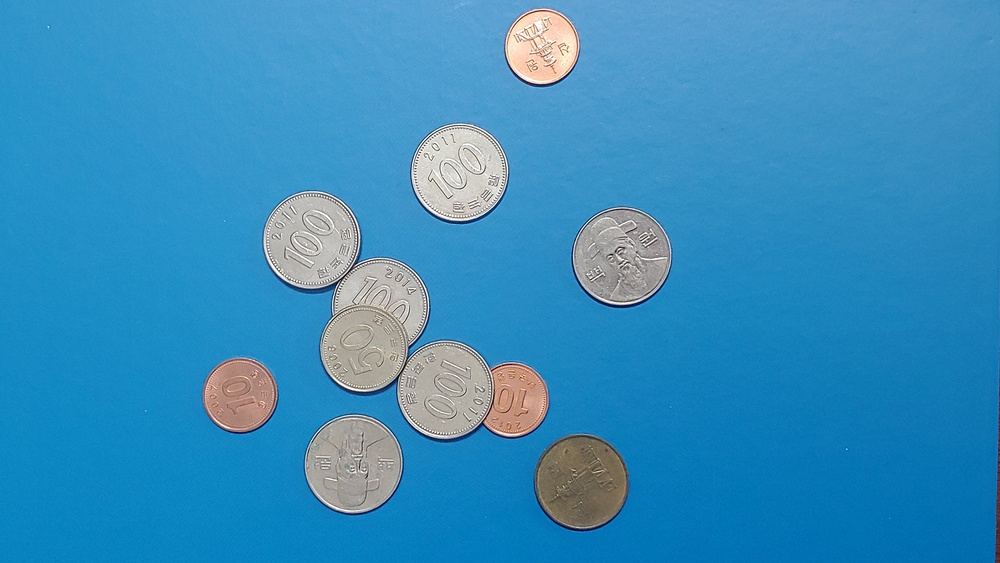
%> input picture CV01/images/coin.jpg, 1000 x 563 px, shrunk from 4656 x 2620 before the run
$ octave Problem2.m   (GNU Octave 9; MATLAB toolbox functions it lacks are replaced by stand-ins)
%> lines starting %> are read from the running program, lines starting %| are printed output that depends on the picture; in (x1, y1, x2, y2) boxes, pixels count from 0 and x2, y2 are one past the last pixel; in counts of white or black regions, pixels touching at a corner belong together; the program's own positions count from 1
% Identify several different types of small, readily available objects, and
% gather several instances of each.

clc;
clear all;
close all;

addpath("images");

image = imread("coin.jpg");
%> image is the input picture: size 563x1000x3 uint8; mean R, G, B 54.2, 141.4, 189
I = rgb2gray(image);
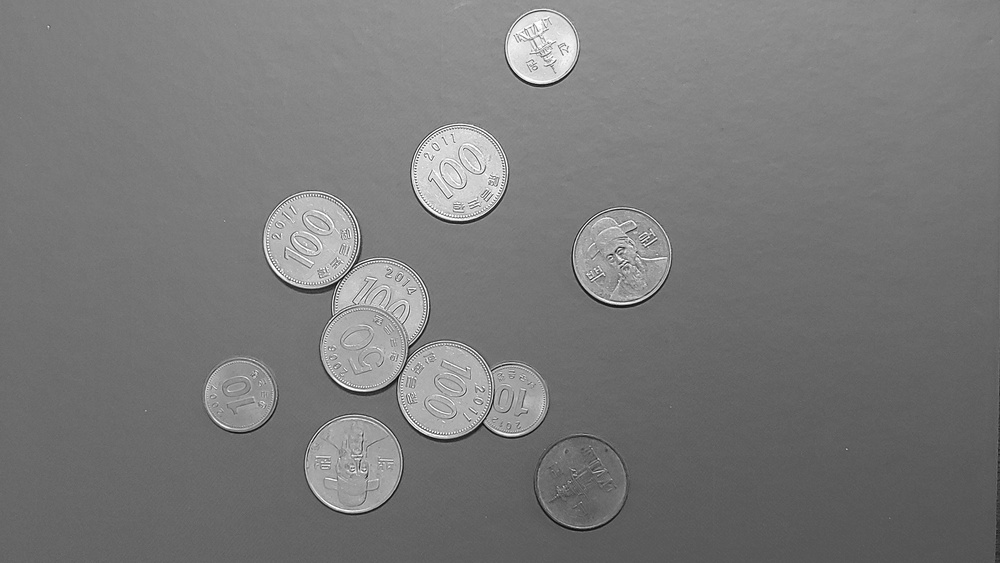
%> I: size 563x1000 uint8; min 1, max 255, mean 120.8

%% <Threshold and remove noise>
level = graythresh(I);
%> level = 0.588
BW = imbinarize(I, level);   % Threshold
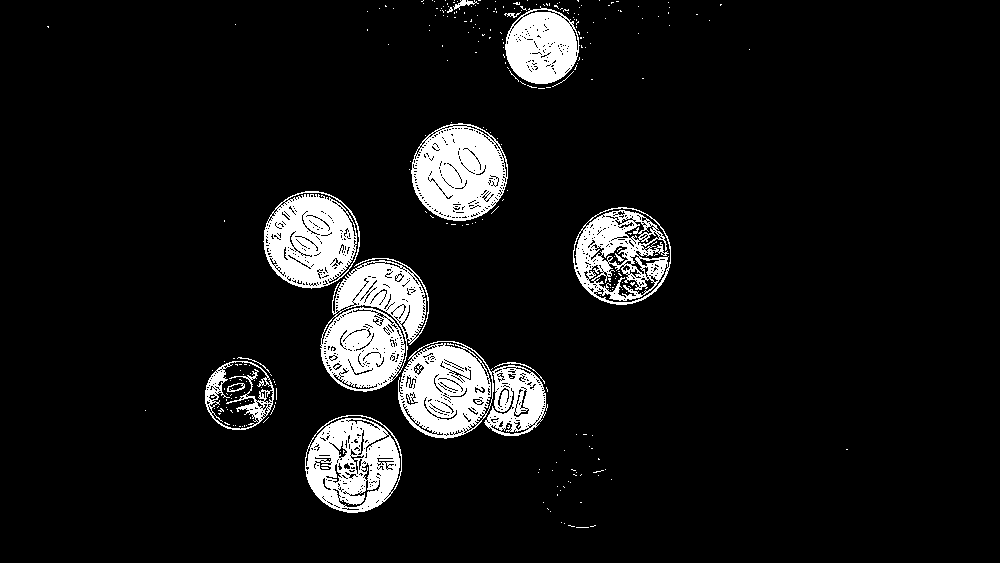
%> BW: size 563x1000 logical; 8.5% white; 282 white regions (267 under 20 px), largest, box (x1, y1, x2, y2) and area: (320, 258, 429, 392) 8776, (398, 341, 548, 439) 8659, (411, 123, 508, 221) 6619
BW2 = bwareaopen(BW, 120);    % Remove noise
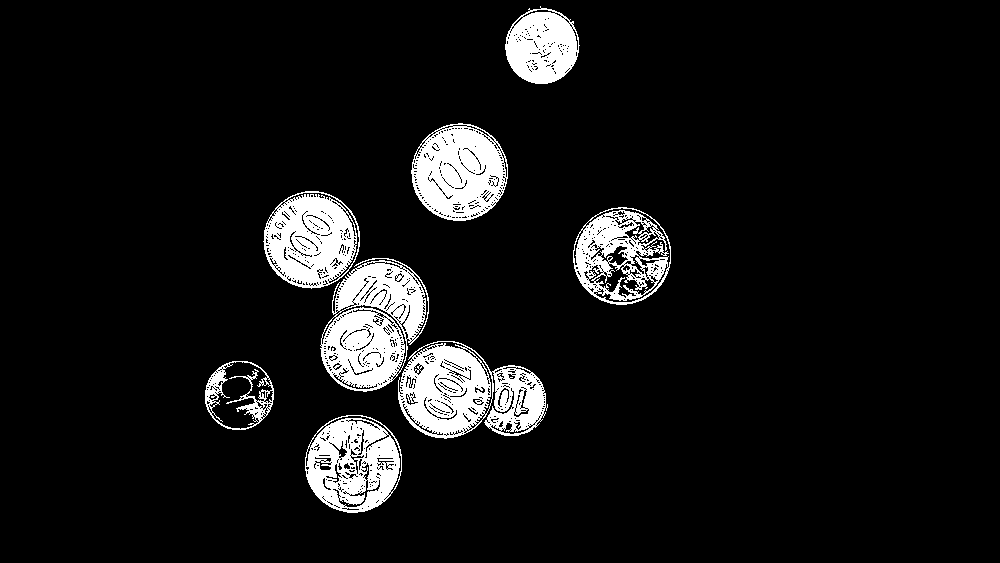
%> BW2: size 563x1000 logical; 8.3% white; 8 white regions, largest, box (x1, y1, x2, y2) and area: (320, 258, 429, 392) 8776, (398, 341, 548, 439) 8659, (411, 123, 508, 221) 6619
% imshow(BW);
% imshow(BW2);

figure('Name','Threshold'),
subplot(2,2,1), imshow(image,[]),title('Input Image');
subplot(2,2,2), imshow(imbinarize(I,'adaptive'),[]), title('Adaptive Threshold');
%> after `imshow(imbinarize(I,'adaptive'),[])`:
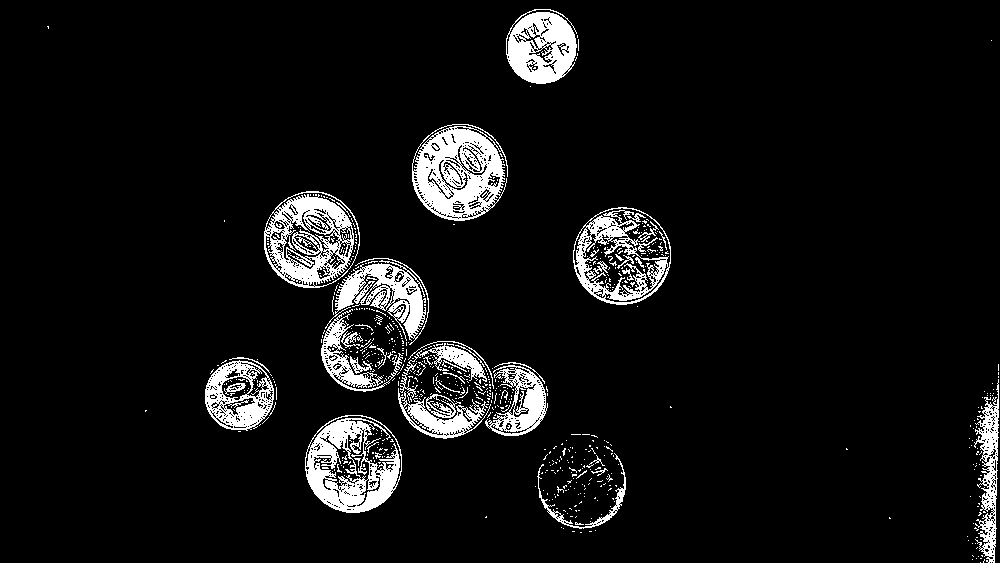
%> displayed picture: size 563x1000, on the screen's scale of 0 to 255; 7.1% white; 684 white regions (634 under 20 px), largest, box (x1, y1, x2, y2) and area: (412, 124, 508, 221) 5647, (305, 415, 402, 513) 4810, (264, 191, 360, 288) 4423
subplot(2,2,3), imshow(BW, []), title('Otsu Threshold');
subplot(2,2,4), imshow(BW2, []), title('Noise Removed');


%% <Compute various properties of the foreground regions>
%% Structure Elements
SE1 = strel(3);
%> (the run ends here)

$ run again, with CV01/images/clip.jpg copied over CV01/images/coin.jpg
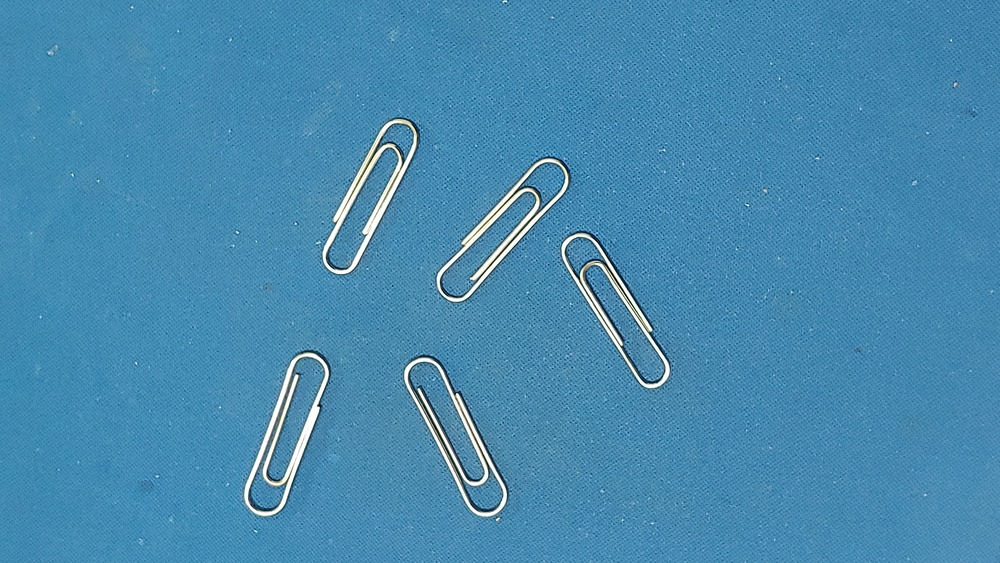
%> input picture CV01/images/clip.jpg, 1000 x 563 px, shrunk from 4656 x 2620 before the run
%> image is the input picture: size 563x1000x3 uint8; mean R, G, B 71.1, 138, 175.4
%> `I = rgb2gray(image);`:
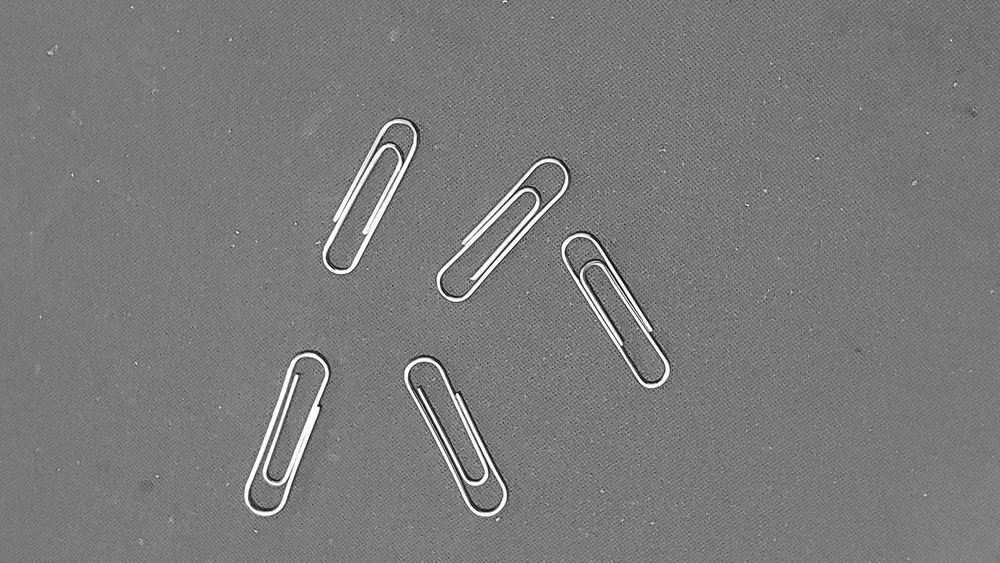
%> I: size 563x1000 uint8; min 1, max 255, mean 122.3
%> level = 0.702
%> BW: size 563x1000 logical; 1.8% white; 118 white regions (113 under 20 px), largest, box (x1, y1, x2, y2) and area: (244, 353, 329, 516) 2273, (322, 119, 417, 274) 2206, (437, 159, 568, 302) 2135, (404, 358, 507, 517) 1820, (561, 233, 670, 388) 1671
%> `imshow(imbinarize(I,'adaptive'),[])`:
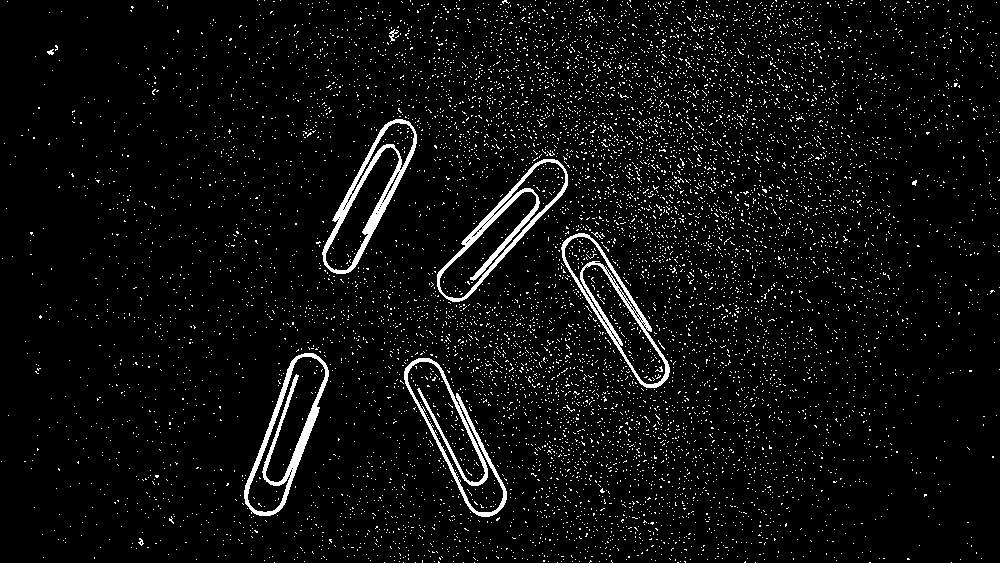
%> displayed picture: size 563x1000, on the screen's scale of 0 to 255; 5% white in thin lines or dots
